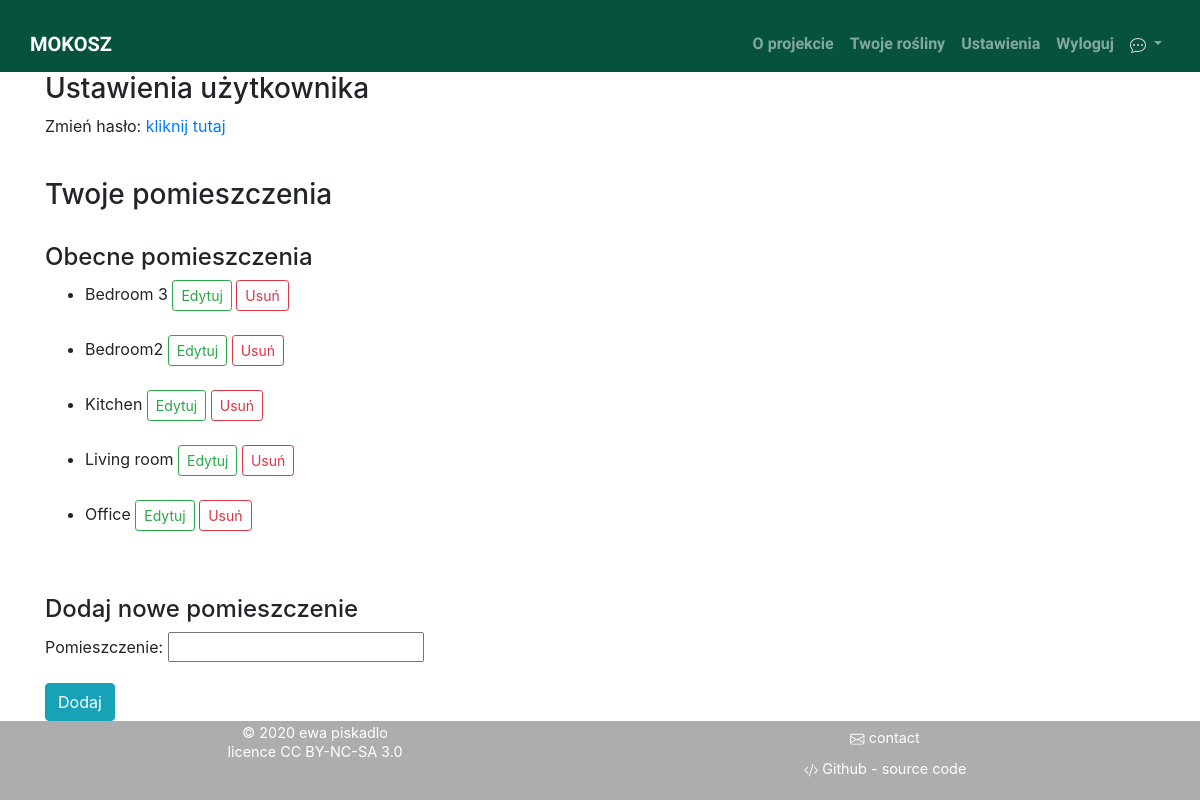
/pl/manager/settings/ (signed in), run on an earlier commit of the app's database.
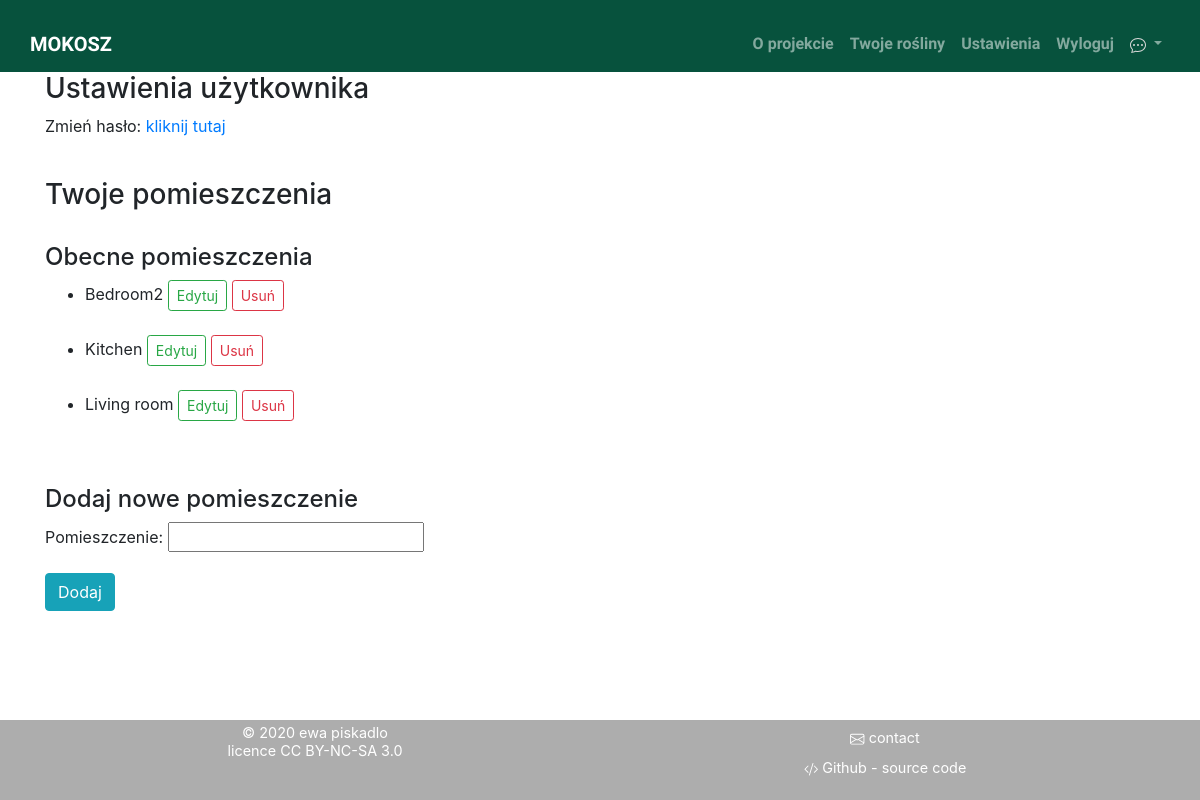
And on a later commit of the database.
### manager/models.py (models this page shows, shortened)
class Location(models.Model):
    owner = models.ForeignKey(User, on_delete=models.CASCADE)
    room = models.CharField(_('room'),max_length=50)
    class Meta:
        verbose_name = _('location')
        verbose_name_plural = _('locations')
        ordering = ['room']
        unique_together = ['owner', 'room']

### manager/views.py (the view, shortened to what this page needs)
# urls.py: path('settings/', views.Settings, name='settings'),
@login_required
def Settings(request):
    current_locations = Location.objects.filter(owner=request.user)
    testFormSet = modelformset_factory(Location, fields=('room',), extra=1)
    formset = testFormSet(queryset=Location.objects.none())
    return render(request, 'manager/settings.html', {"formset" : formset, "current_locations" : current_locations})

### manager/templates/manager/settings.html (shortened to what this page needs)
{% extends "base.html" %}
{% load bootstrap4 i18n %}
{% block body_block%}
    <div class='container'>
        <h3>{% trans "User settings" %}</h3>
            <p>{% trans "Change your password: " %}<a href="{% url 'accounts:change_password' %}">{% trans "click here" %}</a></p>
    </div>
    <br>
    <div class='container'>
        <h3>{% trans "Your locations" %}</h3>
        <br>
        <h4>{% trans "Current locations:" %}</h4>
        <ul>
        {% if current_locations %}
            {% for loc in current_locations %}
            <li>{{loc.room}}
                <a class="btn btn-outline-success btn-sm" href="{% url 'manager:editLoc' pk=loc.pk %}" role="button"> {% trans "Edit" %} </a>
                <a class="btn btn-outline-danger btn-sm" href="{% url 'manager:deleteLoc' pk=loc.pk %}" role="button"> {% trans "Delete" %} </a>
            </li>
            <br>
            {% endfor %}
        </ul>
        {% else %}
            <p>{% trans "No location created yet!" %}</p>
        {% endif %}
        <br>
        <h4>{% trans "Add a new location:" %}</h4>
        <form action="{% url 'manager:settings' %}" method='POST'>
            {{ formset.as_p }}
            <input type="submit" class='btn btn-info align-self-center mx-auto' value={% trans "Add" %}>
        </form>
    </div>
{% endblock %}

### templates/base.html (shortened to what this page needs)
<!DOCTYPE html>
{% load static bootstrap4 i18n %}
<html lang="en" dir="ltr">
  <head>
    <link rel="stylesheet" href="https://stackpath.bootstrapcdn.com/bootstrap/4.4.1/css/bootstrap.min.css">
    <link rel="stylesheet" href="{% static 'PlantManagerProj/CSS/styles.css' %}">
  </head>
  <body>
    <div id="page-container">
      <div id="content-wrap">
        <nav class="navbar navbar-expand navbar-dark" style="background-color: #07523d;">
        </nav>
        <nav class="navbar navbar-expand navbar-dark" style="background-color: #07523d;">
          <div class='container'>
            <a class='navbar-brand navbar-custom mr-auto' href="{% url 'index' %}"><b>MOKOSZ</b></a>
            <ul class="navbar-nav ml-auto">
              {% if user.is_authenticated %}
                  <li class="navbar-item">
                    <a class="nav-link navbar-custom" href="#"><b>{% trans "About" %}</b></a>
                  </li>
                  <li class="nav-item">
                    <a class="nav-link navbar-custom" href=" {% url 'manager:list' %}"><b>{% trans "Your plants" %}</b></a>
                  </li>
                  <li class="nav-item">
                    <a class="nav-link navbar-custom" href="{%url 'manager:settings'%}"><b>{% trans "Settings" %}</b></a>
                  </li>
                  <li class="navbar-item">
                    <a class="nav-link navbar-custom" href="{% url 'accounts:logout' %}"><b>{% trans "Log Out" %}</b></a>
                  </li>
              {% endif %}
              <li class="nav-item dropdown">
                <a class="nav-link dropdown-toggle navbar-custom" href="#" id="navbarDropdown" role="button" data-toggle="dropdown" aria-haspopup="true" aria-expanded="false">
                </a>
                    {% get_current_language as LANGUAGE_CODE %}
                    {% get_available_languages as LANGUAGES %}
                    {% get_language_info_list for LANGUAGES as languages %}
              </li>
            </ul>
          </div>
        </nav>
        {% block body_block %}
        {% endblock %}
      </div>
      <footer class='my_footer'>
        <div class='container'>
          <div class="row">
            <div class="col">
              <p>© 2020 ewa piskadlo</p>
              <p>
                licence <a href="https://creativecommons.org/licenses/by-nc-sa/3.0/" class='footer_a'>CC BY-NC-SA 3.0</a>
              </p>
            </div>
            <div class="col">
              <p>
                 contact
              </p>
              <p>
                Github - source code
              </p>
            </div>
          </div>
        </div>
      </footer>
  </div>
  </body>
</html>

### static/PlantManagerProj/CSS/styles.css (style rules this page uses)
.navbar-custom { font-family: 'Oswald', sans-serif; color: black; }
#page-container { position: relative; min-height: 100vh; }
#content-wrap { padding-bottom: 5rem; }
.my_footer { font-size: 0.9em; width: 100%; background-color: #adadad; color: white; padding-top: 0.8em; margin-top: 8em; text-align-last: center; line-height: 0.2em; position: absolute; bottom: 0; width: 100%; height: 5rem; }
a.footer_a { color: white; }

What changed in the data, as far as the page shows it:
removed Location: room "Bedroom 3"
removed Location: room "Office"
